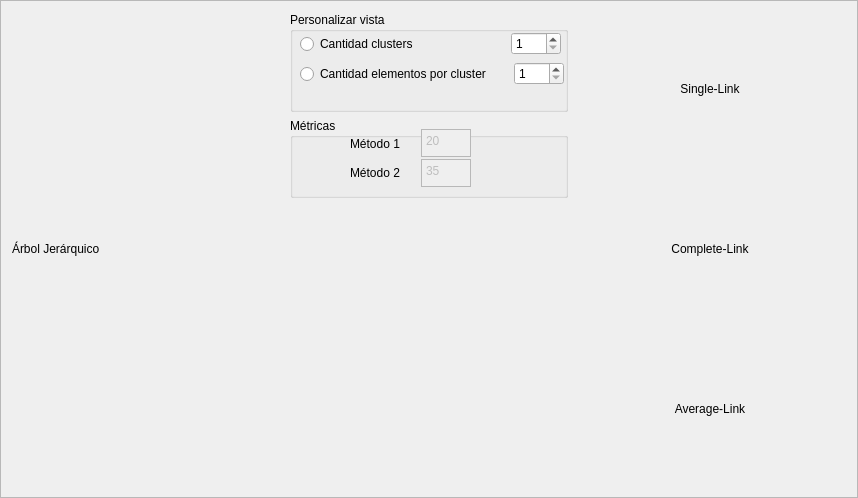
<?xml version="1.0" encoding="UTF-8"?>
<ui version="4.0">
 <class>Frame</class>
 <widget class="QFrame" name="Frame">
  <property name="geometry">
   <rect>
    <x>0</x>
    <y>0</y>
    <width>858</width>
    <height>498</height>
   </rect>
  </property>
  <property name="windowTitle">
   <string>Frame</string>
  </property>
  <property name="frameShape">
   <enum>QFrame::StyledPanel</enum>
  </property>
  <property name="frameShadow">
   <enum>QFrame::Raised</enum>
  </property>
  <layout class="QHBoxLayout" name="horizontalLayout">
   <item>
    <layout class="QHBoxLayout" name="HLresultados" stretch="1,0,1">
     <item>
      <layout class="QVBoxLayout" name="VLayoutArbol" stretch="0,1">
       <item>
        <widget class="QLabel" name="label">
         <property name="sizePolicy">
          <sizepolicy hsizetype="Expanding" vsizetype="Expanding">
           <horstretch>0</horstretch>
           <verstretch>0</verstretch>
          </sizepolicy>
         </property>
         <property name="text">
          <string>Árbol Jerárquico</string>
         </property>
        </widget>
       </item>
       <item>
        <layout class="QVBoxLayout" name="VLgraficoDendograma"/>
       </item>
      </layout>
     </item>
     <item>
      <layout class="QVBoxLayout" name="verticalLayout_11">
       <item>
        <layout class="QHBoxLayout" name="horizontalLayout_3">
         <item>
          <widget class="QGroupBox" name="groupBox_4">
           <property name="sizePolicy">
            <sizepolicy hsizetype="MinimumExpanding" vsizetype="MinimumExpanding">
             <horstretch>39</horstretch>
             <verstretch>0</verstretch>
            </sizepolicy>
           </property>
           <property name="minimumSize">
            <size>
             <width>278</width>
             <height>84</height>
            </size>
           </property>
           <property name="title">
            <string>Personalizar vista</string>
           </property>
           <widget class="QWidget" name="horizontalLayoutWidget_5">
            <property name="geometry">
             <rect>
              <x>10</x>
              <y>20</y>
              <width>261</width>
              <height>24</height>
             </rect>
            </property>
            <layout class="QHBoxLayout" name="horizontalLayout_16">
             <item>
              <widget class="QRadioButton" name="radioButton">
               <property name="sizePolicy">
                <sizepolicy hsizetype="MinimumExpanding" vsizetype="Fixed">
                 <horstretch>0</horstretch>
                 <verstretch>0</verstretch>
                </sizepolicy>
               </property>
               <property name="maximumSize">
                <size>
                 <width>16777215</width>
                 <height>16777215</height>
                </size>
               </property>
               <property name="text">
                <string>Cantidad clusters</string>
               </property>
              </widget>
             </item>
             <item>
              <widget class="QSpinBox" name="spinBox">
               <property name="maximumSize">
                <size>
                 <width>50</width>
                 <height>16777215</height>
                </size>
               </property>
               <property name="minimum">
                <number>1</number>
               </property>
               <property name="maximum">
                <number>100000</number>
               </property>
              </widget>
             </item>
            </layout>
           </widget>
           <widget class="QWidget" name="horizontalLayoutWidget_6">
            <property name="geometry">
             <rect>
              <x>10</x>
              <y>50</y>
              <width>264</width>
              <height>24</height>
             </rect>
            </property>
            <layout class="QHBoxLayout" name="horizontalLayout_17">
             <item>
              <widget class="QRadioButton" name="radioButton_2">
               <property name="sizePolicy">
                <sizepolicy hsizetype="MinimumExpanding" vsizetype="Fixed">
                 <horstretch>0</horstretch>
                 <verstretch>0</verstretch>
                </sizepolicy>
               </property>
               <property name="text">
                <string>Cantidad elementos por cluster</string>
               </property>
              </widget>
             </item>
             <item>
              <widget class="QSpinBox" name="spinBox_2">
               <property name="maximumSize">
                <size>
                 <width>50</width>
                 <height>16777215</height>
                </size>
               </property>
               <property name="minimum">
                <number>1</number>
               </property>
               <property name="maximum">
                <number>100000</number>
               </property>
              </widget>
             </item>
            </layout>
           </widget>
          </widget>
         </item>
        </layout>
       </item>
       <item>
        <layout class="QHBoxLayout" name="horizontalLayout_5">
         <item>
          <widget class="QGroupBox" name="groupBox_3">
           <property name="sizePolicy">
            <sizepolicy hsizetype="MinimumExpanding" vsizetype="Maximum">
             <horstretch>0</horstretch>
             <verstretch>0</verstretch>
            </sizepolicy>
           </property>
           <property name="minimumSize">
            <size>
             <width>220</width>
             <height>80</height>
            </size>
           </property>
           <property name="title">
            <string>Métricas</string>
           </property>
           <widget class="QWidget" name="horizontalLayoutWidget_4">
            <property name="geometry">
             <rect>
              <x>60</x>
              <y>10</y>
              <width>121</width>
              <height>31</height>
             </rect>
            </property>
            <layout class="QHBoxLayout" name="horizontalLayout_15">
             <item>
              <widget class="QLabel" name="label_13">
               <property name="text">
                <string>Método 1</string>
               </property>
              </widget>
             </item>
             <item>
              <widget class="QPlainTextEdit" name="plainTextEdit">
               <property name="enabled">
                <bool>false</bool>
               </property>
               <property name="maximumSize">
                <size>
                 <width>50</width>
                 <height>28</height>
                </size>
               </property>
               <property name="plainText">
                <string>20</string>
               </property>
              </widget>
             </item>
            </layout>
           </widget>
           <widget class="QWidget" name="horizontalLayoutWidget_3">
            <property name="geometry">
             <rect>
              <x>60</x>
              <y>40</y>
              <width>121</width>
              <height>31</height>
             </rect>
            </property>
            <layout class="QHBoxLayout" name="horizontalLayout_18">
             <item>
              <widget class="QLabel" name="label_15">
               <property name="maximumSize">
                <size>
                 <width>16777215</width>
                 <height>28</height>
                </size>
               </property>
               <property name="text">
                <string>Método 2</string>
               </property>
              </widget>
             </item>
             <item>
              <widget class="QPlainTextEdit" name="plainTextEdit_2">
               <property name="enabled">
                <bool>false</bool>
               </property>
               <property name="maximumSize">
                <size>
                 <width>50</width>
                 <height>28</height>
                </size>
               </property>
               <property name="plainText">
                <string>35</string>
               </property>
              </widget>
             </item>
            </layout>
           </widget>
          </widget>
         </item>
        </layout>
       </item>
       <item>
        <spacer name="verticalSpacer">
         <property name="orientation">
          <enum>Qt::Vertical</enum>
         </property>
         <property name="sizeHint" stdset="0">
          <size>
           <width>20</width>
           <height>288</height>
          </size>
         </property>
        </spacer>
       </item>
      </layout>
     </item>
     <item>
      <layout class="QVBoxLayout" name="verticalLayout_12" stretch="0,1,0,1,0,1">
       <property name="sizeConstraint">
        <enum>QLayout::SetDefaultConstraint</enum>
       </property>
       <item>
        <widget class="QLabel" name="label_16">
         <property name="text">
          <string>Single-Link</string>
         </property>
         <property name="alignment">
          <set>Qt::AlignCenter</set>
         </property>
        </widget>
       </item>
       <item>
        <layout class="QVBoxLayout" name="VLgraficoSL">
         <property name="sizeConstraint">
          <enum>QLayout::SetMaximumSize</enum>
         </property>
        </layout>
       </item>
       <item>
        <widget class="QLabel" name="label_17">
         <property name="text">
          <string>Complete-Link</string>
         </property>
         <property name="alignment">
          <set>Qt::AlignCenter</set>
         </property>
        </widget>
       </item>
       <item>
        <layout class="QVBoxLayout" name="VLgraficoCL">
         <property name="sizeConstraint">
          <enum>QLayout::SetMaximumSize</enum>
         </property>
        </layout>
       </item>
       <item>
        <widget class="QLabel" name="label_18">
         <property name="text">
          <string>Average-Link</string>
         </property>
         <property name="alignment">
          <set>Qt::AlignCenter</set>
         </property>
        </widget>
       </item>
       <item>
        <layout class="QVBoxLayout" name="VLgraficoAL">
         <property name="sizeConstraint">
          <enum>QLayout::SetMaximumSize</enum>
         </property>
        </layout>
       </item>
      </layout>
     </item>
    </layout>
   </item>
  </layout>
 </widget>
 <resources/>
 <connections/>
</ui>
